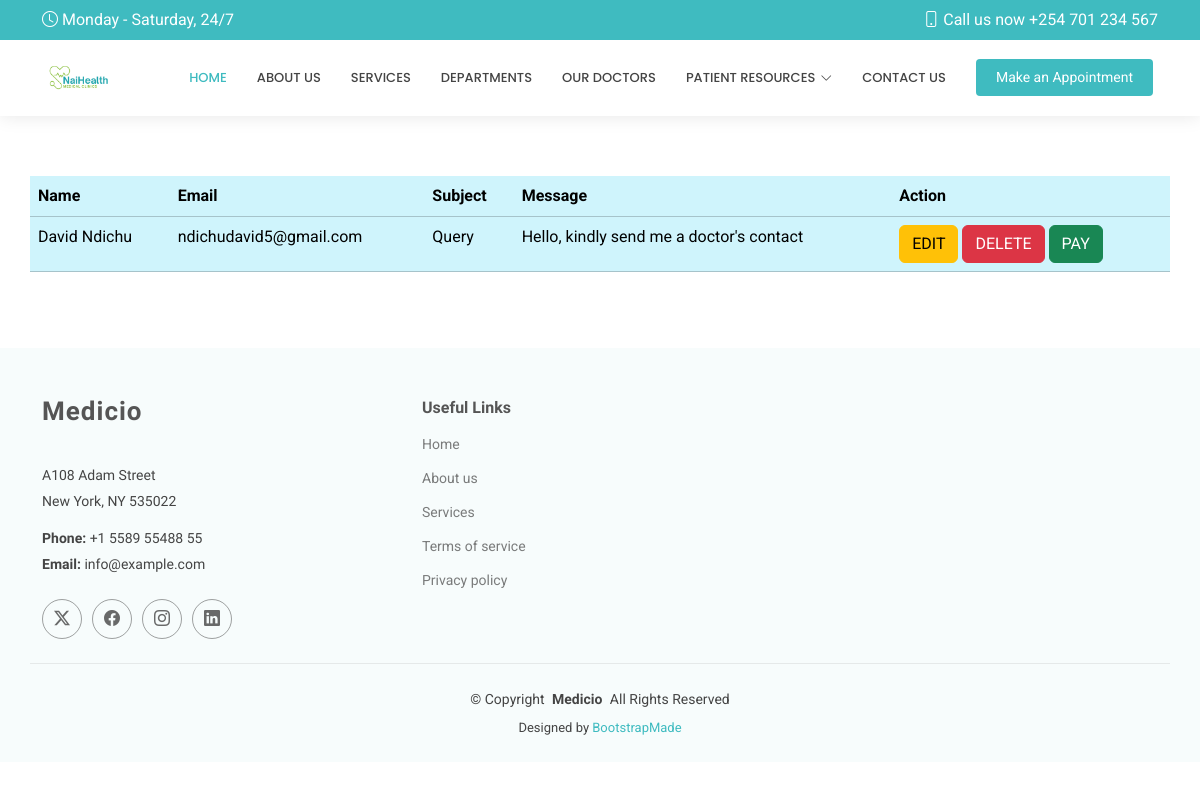
Before: /showcontacts/ with the older database file.
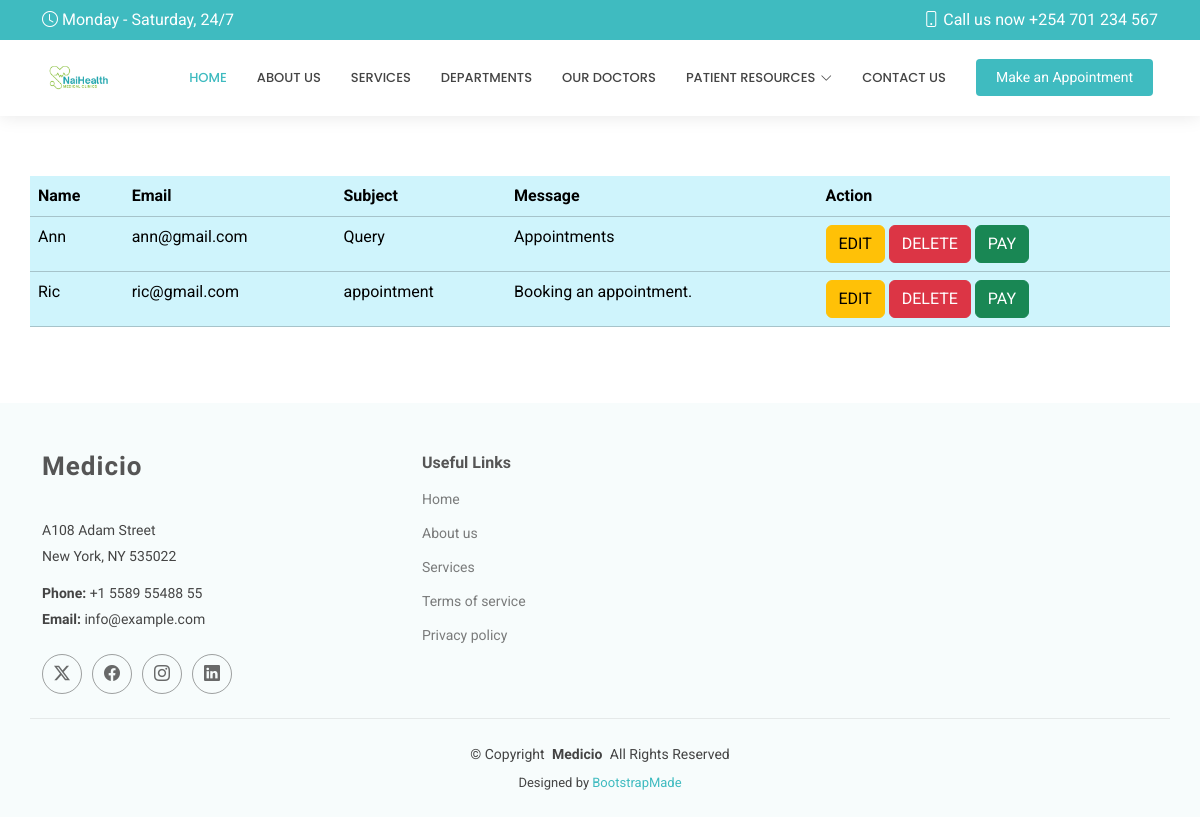
After: the same page with the newer database file.
### myapp/models.py (models this page shows, shortened)
class Contact(models.Model):
    name = models.CharField(max_length=200)
    email = models.EmailField()
    subject = models.TextField()
    message = models.TextField()

### myapp/views.py (the view)
# urls.py: path('showcontacts/', views.showcontacts, name='showcontacts'),
def showcontacts(request):
    allcontacts = Contact.objects.all()
    return render(request, 'showcontacts.html', {'contacts': allcontacts})

### templates/showcontacts.html
{% extends 'starter-page.html' %}
{% load static %}
{% block body %}
    <table class="table table-info container">
    <tr>
        <th>Name</th>
        <th>Email</th>
        <th>Subject</th>
        <th>Message</th>
        <th>Action</th>
    </tr>
    {% for y in contacts %}
        <tr>
            <td>{{ y.name }}</td>
            <td>{{ y.email }}</td>
            <td>{{ y.subject }}</td>
            <td>{{ y.message }}</td>
            <td>
                <a href="" class="btn btn-warning">EDIT</a>
                <a href="{% url 'deletecontact' y.id %}" class="btn btn-danger">DELETE</a>
                <a href="" class="btn btn-success">PAY</a>
            </td>
        </tr>
    {% endfor %}
    </table>
{% endblock %}

### templates/starter-page.html (shortened to what this page needs)
{% load static %}
<!DOCTYPE html>
<html lang="en">
<head>
  <link href="{% static 'assets/vendor/bootstrap/css/bootstrap.min.css' %}" rel="stylesheet">
  <link href="{% static 'assets/vendor/bootstrap-icons/bootstrap-icons.css' %}" rel="stylesheet">
  <link href="{% static 'assets/vendor/aos/aos.css' %}" rel="stylesheet">
  <link href="{% static 'assets/vendor/fontawesome-free/css/all.min.css' %}" rel="stylesheet">
  <link href="{% static 'assets/vendor/glightbox/css/glightbox.min.css' %}" rel="stylesheet">
  <link href="{% static 'assets/vendor/swiper/swiper-bundle.min.css' %}" rel="stylesheet">
  <link href="{% static 'assets/css/main.css' %}" rel="stylesheet">
</head>
<body class="starter-page-page">
  <header id="header" class="header sticky-top">
    <div class="topbar d-flex align-items-center">
      <div class="container d-flex justify-content-center justify-content-md-between">
        <div class="d-none d-md-flex align-items-center">
          <i class="bi bi-clock me-1"></i> Monday - Saturday, 24/7
        </div>
        <div class="d-flex align-items-center">
          <i class="bi bi-phone me-1"></i> Call us now +254 701 234 567
        </div>
      </div>
    </div>
    <div class="branding d-flex align-items-center">
      <div class="container position-relative d-flex align-items-center justify-content-end">
        <a href="index.html" class="logo d-flex align-items-center me-auto">
          <img src="{% static 'assets/img/logo.png' %}" alt="">
        </a>
        <nav id="navmenu" class="navmenu">
          <ul>
            <li><a href="{% url 'index' %}" class="active">Home</a></li>
            <li><a href="{% url 'about' %}">About Us</a></li>
            <li><a href="{% url 'myservice' %}">Services</a></li>
            <li><a href="#departments">Departments</a></li>
            <li><a href="{% url 'doctors' %}">Our Doctors</a></li>
            <li class="dropdown"><a href="#"><span>Patient Resources</span> <i class="bi bi-chevron-down toggle-dropdown"></i></a>
            </li>
            <li><a href="{% url 'contact' %}">Contact Us</a></li>
          </ul>
        </nav>
        <a class="cta-btn" href="{% url 'appointment' %}">Make an Appointment</a>
      </div>
    </div>
  </header>
  <main class="main">
    <section id="starter-section" class="starter-section section">
      {% block body %}
      {% endblock %}
    </section>
  </main>
  <footer id="footer" class="footer light-background">
    <div class="container footer-top">
      <div class="row gy-4">
        <div class="col-lg-4 col-md-6 footer-about">
          <a href="index.html" class="logo d-flex align-items-center">
            <span class="sitename">Medicio</span>
          </a>
          <div class="footer-contact pt-3">
            <p>A108 Adam Street</p>
            <p>New York, NY 535022</p>
            <p class="mt-3"><strong>Phone:</strong> <span>+1 5589 55488 55</span></p>
            <p><strong>Email:</strong> <span>info@example.com</span></p>
          </div>
          <div class="social-links d-flex mt-4">
            <a href="#"><i class="bi bi-twitter-x"></i></a>
            <a href="#"><i class="bi bi-facebook"></i></a>
            <a href="#"><i class="bi bi-instagram"></i></a>
            <a href="#"><i class="bi bi-linkedin"></i></a>
          </div>
        </div>
        <div class="col-lg-2 col-md-3 footer-links">
          <h4>Useful Links</h4>
          <ul>
            <li><a href="#">Home</a></li>
            <li><a href="#">About us</a></li>
            <li><a href="#">Services</a></li>
            <li><a href="#">Terms of service</a></li>
            <li><a href="#">Privacy policy</a></li>
          </ul>
        </div>
      </div>
    </div>
    <div class="container copyright text-center mt-4">
      <p>© <span>Copyright</span> <strong class="px-1 sitename">Medicio</strong> <span>All Rights Reserved</span></p>
      <div class="credits">
        Designed by <a href="https://bootstrapmade.com/">BootstrapMade</a>
      </div>
    </div>
  </footer>
</body>
</html>

### static/assets/css/main.css (style rules this page uses)
:root { --default-font: "Roboto", system-ui, -apple-system, "Segoe UI", Roboto, "Helvetica Neue", Arial, "Noto Sans", "Liberation Sans", sans-serif, "Apple Color Emoji", "Segoe UI Emoji", "Segoe UI Symbol", "Noto Color Emoji"; --heading-font: "Raleway", sans-serif; --nav-font: "Poppins", sans-serif; }
:root { --background-color: #ffffff; --default-color: #444444; --heading-color: #555555; --accent-color: #3fbbc0; --surface-color: #ffffff; --contrast-color: #ffffff; }
:root { --nav-color: #444444; --nav-hover-color: #3fbbc0; --nav-mobile-background-color: #ffffff; --nav-dropdown-background-color: #ffffff; --nav-dropdown-color: #444444; --nav-dropdown-hover-color: #3fbbc0; }
.light-background { --background-color: #f7fcfc; --surface-color: #ffffff; }
:root { scroll-behavior: smooth; }
body { color: var(--default-color); background-color: var(--background-color); font-family: var(--default-font); }
a { color: var(--accent-color); text-decoration: none; transition: 0.3s; }
h1, h2, h3, h4, h5, h6 { color: var(--heading-color); font-family: var(--heading-font); }
.header { color: var(--default-color); background-color: var(--background-color); transition: all 0.5s; z-index: 997; box-shadow: 0px 0 18px rgba(0, 0, 0, 0.1); }
.header .topbar { background-color: var(--accent-color); color: var(--contrast-color); height: 40px; padding: 0; transition: all 0.5s; }
.header .branding { min-height: 60px; padding: 10px 0; }
.header .logo { line-height: 1; }
.header .logo img { max-height: 36px; margin-right: 8px; }
.header .cta-btn, .header .cta-btn:focus { color: var(--contrast-color); background: var(--accent-color); font-size: 14px; padding: 8px 20px; margin: 0 5px 0 30px; border-radius: 4px; transition: 0.3s; }
@media (min-width: 1200px) { .navmenu { padding: 0; } }
@media (min-width: 1200px) { .navmenu ul { margin: 0; padding: 0; display: flex; list-style: none; align-items: center; } }
@media (min-width: 1200px) { .navmenu li { position: relative; } }
@media (min-width: 1200px) { .navmenu a, .navmenu a:focus { color: var(--nav-color); padding: 18px 15px; font-size: 13px; font-family: var(--nav-font); font-weight: 500; text-transform: uppercase; display: flex; align-items: center; justify-content: space-between; white-space: nowrap; transition: 0.3s; } }
@media (min-width: 1200px) { .navmenu a i, .navmenu a:focus i { font-size: 12px; line-height: 0; margin-left: 5px; transition: 0.3s; } }
@media (min-width: 1200px) { .navmenu li:last-child a { padding-right: 0; } }
@media (min-width: 1200px) { .navmenu li:hover>a, .navmenu .active, .navmenu .active:focus { color: var(--nav-hover-color); } }
.footer { color: var(--default-color); background-color: var(--background-color); font-size: 14px; position: relative; }
.footer .footer-top { padding-top: 50px; }
.footer .footer-about .logo { line-height: 1; margin-bottom: 25px; }
.footer .footer-about .logo span { color: var(--heading-color); font-family: var(--heading-font); font-size: 26px; font-weight: 700; letter-spacing: 1px; }
.footer .footer-about p { font-size: 14px; font-family: var(--heading-font); }
.footer .social-links a { display: flex; align-items: center; justify-content: center; width: 40px; height: 40px; border-radius: 50%; border: 1px solid color-mix(in srgb, var(--default-color), transparent 50%); font-size: 16px; color: color-mix(in srgb, var(--default-color), transparent 20%); margin-right: 10px; transition: 0.3s; }
.footer h4 { font-size: 16px; font-weight: bold; position: relative; padding-bottom: 12px; }
.footer .footer-links { margin-bottom: 30px; }
.footer .footer-links ul { list-style: none; padding: 0; margin: 0; }
.footer .footer-links ul li { padding: 10px 0; display: flex; align-items: center; }
.footer .footer-links ul li:first-child { padding-top: 0; }
.footer .footer-links ul a { color: color-mix(in srgb, var(--default-color), transparent 30%); display: inline-block; line-height: 1; }
.footer .footer-contact p { margin-bottom: 5px; }
.footer .copyright { padding: 25px 0; border-top: 1px solid color-mix(in srgb, var(--default-color), transparent 90%); }
.footer .copyright p { margin-bottom: 0; }
.footer .credits { margin-top: 8px; font-size: 13px; }
section, .section { color: var(--default-color); background-color: var(--background-color); padding: 60px 0; scroll-margin-top: 120px; overflow: clip; }

Changed rows visible on the page:
removed Contact: name "David Ndichu", email "ndichudavid5@gmail.com", subject "Query", message "Hello, kindly send me a doctor's contact"
added Contact: name "Ann", email "ann@gmail.com", subject "Query", message "Appointments"
added Contact: name "Ric", email "ric@gmail.com", subject "appointment", message "Booking an appointment."
